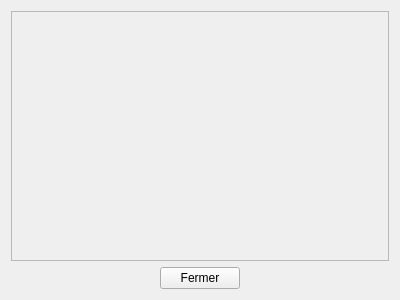
<?xml version="1.0" encoding="UTF-8"?>
<ui version="4.0">
 <class>HistoricalWindow</class>
 <widget class="QWidget" name="HistoricalWindow">
  <property name="geometry">
   <rect>
    <x>0</x>
    <y>0</y>
    <width>400</width>
    <height>300</height>
   </rect>
  </property>
  <property name="windowTitle">
   <string>Form</string>
  </property>
  <layout class="QVBoxLayout" name="verticalLayout">
   <item>
    <widget class="QScrollArea" name="scrollArea">
     <property name="sizePolicy">
      <sizepolicy hsizetype="Minimum" vsizetype="Expanding">
       <horstretch>0</horstretch>
       <verstretch>0</verstretch>
      </sizepolicy>
     </property>
     <property name="widgetResizable">
      <bool>true</bool>
     </property>
     <widget class="QWidget" name="scrollAreaWidgetContents">
      <property name="geometry">
       <rect>
        <x>0</x>
        <y>0</y>
        <width>380</width>
        <height>245</height>
       </rect>
      </property>
     </widget>
    </widget>
   </item>
   <item>
    <layout class="QHBoxLayout" name="horizontalLayout">
     <property name="sizeConstraint">
      <enum>QLayout::SetMinimumSize</enum>
     </property>
     <item>
      <spacer name="horizontalSpacer">
       <property name="orientation">
        <enum>Qt::Horizontal</enum>
       </property>
       <property name="sizeHint" stdset="0">
        <size>
         <width>40</width>
         <height>20</height>
        </size>
       </property>
      </spacer>
     </item>
     <item>
      <widget class="QPushButton" name="closeButton">
       <property name="text">
        <string>Fermer</string>
       </property>
      </widget>
     </item>
     <item>
      <spacer name="horizontalSpacer_2">
       <property name="orientation">
        <enum>Qt::Horizontal</enum>
       </property>
       <property name="sizeHint" stdset="0">
        <size>
         <width>40</width>
         <height>20</height>
        </size>
       </property>
      </spacer>
     </item>
    </layout>
   </item>
  </layout>
 </widget>
 <resources/>
 <connections>
  <connection>
   <sender>closeButton</sender>
   <signal>clicked()</signal>
   <receiver>HistoricalWindow</receiver>
   <slot>hide()</slot>
   <hints>
    <hint type="sourcelabel">
     <x>221</x>
     <y>270</y>
    </hint>
    <hint type="destinationlabel">
     <x>376</x>
     <y>258</y>
    </hint>
   </hints>
  </connection>
 </connections>
</ui>
